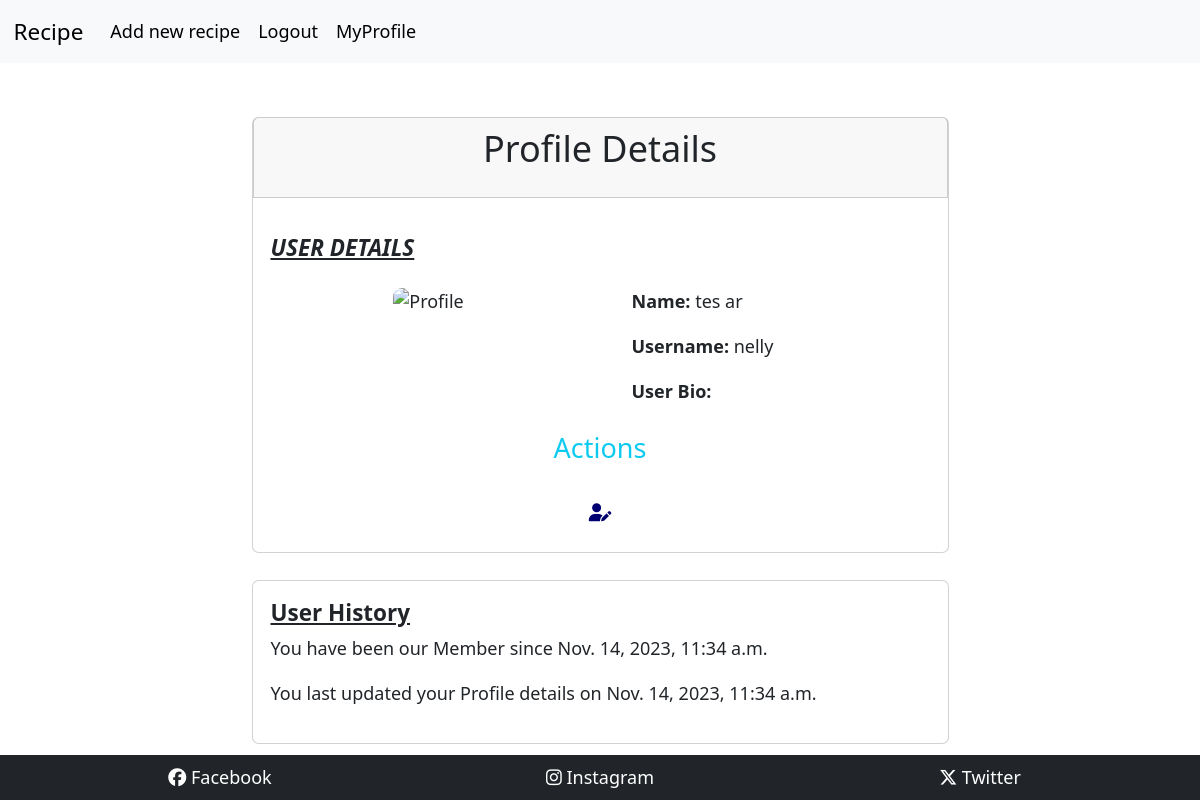
The page /accounts/profile/nelly/ (signed in) on the database its author committed.
### accounts/models.py (models this page shows, shortened)
class Profile(models.Model):
    user = models.OneToOneField(
        settings.AUTH_USER_MODEL, on_delete=models.CASCADE)
    profile_picture = CloudinaryField('profile_picture', default='https://res.cloudinary.com/dxtdvo8ix/image/upload/v1699821909/uwmy2pkazv6ukhsknz3m.jpg')
    bio = models.TextField(blank=True)
    created_on = models.DateTimeField(auto_now_add=True)
    updated_on = models.DateTimeField(auto_now=True)

class CustomUser(AbstractUser):
    email = models.EmailField(unique=True)
    first_name = models.CharField(max_length=30)
    last_name = models.CharField(max_length=30)
    USERNAME_FIELD = 'email'
    REQUIRED_FIELDS = ['username', 'first_name', 'last_name']

### accounts/views.py (the view)
# urls.py: path('profile/<str:username>/', views.profile_details, name='profile'),
@login_required
def profile_details(request, username):
    user = get_object_or_404(CustomUser, username=username)
    user_profile = get_object_or_404(Profile, user=user)
    return render(request, 'accounts/profile/profile.html', {'user_profile': user_profile})

### accounts/templates/accounts/profile/profile.html
{% extends "blog/base.html" %}  {% load static %}
{% block extracss %}
<link rel="stylesheet" type="text/css" href="{% static 'blog/css/profile.css' %}"/>
{% endblock extracss %}
{% block content %}
    <div class="container mt-5">
    <div class="row justify-content-center">
        <div class="col-md-8">
            <div class="card mb-4  border-top-0">
                <div class="card card-header">
                    <h2 class="mx-auto text-center mb-3">  Profile Details  </h2>
                </div>
                <div class="card-body">
                    <p class="p1">
                        <strong><em><u><h5>USER DETAILS</h5></u></em></strong>
                    </p>
                    <div class="row details-row">
                        <div class="col-12 col-md-6">
                            <div class="profile-image text-center">
                                <img class="img-fluid rounded-3 m-2" src="{{user_profile.profile_picture.url}}" alt="Profile">
                            </div>
                        </div>
                        <div class="col-12 col-md-5 ms-3 my-2 details">
                            <div class="name">
                                <p><strong>Name:</strong> {{ user_profile.user.first_name }} {{ user_profile.user.last_name }}</p>
                            </div>
                            <div class="uname">
                                <p><strong>Username:</strong> {{ user_profile.user.username }}</p>
                            </div>
                            <div class="bio">
                                <p><strong>User Bio:</strong> {{ user_profile.bio }}</p>
                            </div>
                        </div>
                        <h4 class="mx-5 text-center mx-auto text-info">Actions</h4>
                        <div class="edit-profile btn mt-3 col-4 d-flex justify-content-center mx-auto px-auto">
                            <a class="btn-info border-dark px-3" href="{% url 'edit_profile' username=user.username %}"><i class="fa-sharp fa-solid fa-user-pen"></i></a>
                        </div>
                    </div>
                </div>
            </div>
            <div class="card my-2">
                <div class="card-body">
                    <h5 class="history"><strong> <u>User History</u></strong></h5>
                    <div class="member-p">
                        <p>You have been our Member since {{ user_profile.created_on }}</p>
                    </div>
                    <div class="update">
                        <p>You last updated your Profile details on {{ user_profile.updated_on }}</p>
                    </div>
                </div>
            </div>
        </div>
    </div>
    </div>
{% endblock content %}

### blog/templates/blog/base.html (shortened to what this page needs)
{% load static %}
<!DOCTYPE html>
<html lang="en">
  <head>
    <link
      href="https://cdn.jsdelivr.net/npm/bootstrap@5.3.2/dist/css/bootstrap.min.css"
      rel="stylesheet"
    />
    <link
      rel="stylesheet" href="https://cdnjs.cloudflare.com/ajax/libs/font-awesome/6.4.2/css/all.min.css" />
    <link rel="stylesheet" type="text/css" href="{% static 'blog/css/base.css' %}"/>
    {% block extracss %}
    {% endblock extracss %}
  </head>
  <body>
    <div class="wrapper">
      <header>
        <nav class="navbar navbar-expand-lg bg-body-tertiary container-fluid">
          <div class="container-fluid">
            <a class="navbar-brand" href="{% url 'recipes' %}">Recipe</a>
            <div class="collapse navbar-collapse" id="navbarNav">
              <ul class="navbar-nav">
                {% if user.is_authenticated %}
                <li class="nav-item">
                  <a
                    class="nav-link active"
                    aria-current="page"
                    href="{% url 'create_recipe' %}"
                    >Add new recipe</a
                  >
                </li>
                <li class="nav-item">
                  <a
                    class="nav-link active"
                    aria-current="page"
                    href="{% url 'logout' %}"
                    >Logout</a
                  >
                </li>
                <li class="profile nav-item">
                  <a
                    class="nav-link active"
                    aria-current="page"
                    href="{% url 'profile' user.username %}"
                    style="text-decoration: none"
                    >MyProfile</a
                  >
                </li>
                {% endif %}
              </ul>
            </div>
          </div>
        </nav>
      </header>
      <main class="container" >
        <div class="main-container container">
          {% block content %}
          {% endblock content %}
        </div>
      </main>
      <footer class="bg-dark text-white text-center py-2 container-fluid">
        <div class="container">
          <div class="row">
            <div class="col">
              <a class="text-white mx-3" href="https://www.facebook.com/">
                <i class="fa-brands fa-facebook"></i> Facebook
              </a>
            </div>
            <div class="col">
              <a class="text-white mx-3" href="https://www.instagram.com/">
                <i class="fa-brands fa-instagram"></i> Instagram
              </a>
            </div>
            <div class="col">
              <a class="text-white mx-3" href="https://twitter.com/">
                <i class="fa-brands fa-x-twitter"></i> Twitter
              </a>
            </div>
          </div>
        </div>
      </footer>
    </div>
  </body>
</html>

### blog/static/blog/css/base.css (style rules this page uses)
html, body { height: 100%; margin: 0; font-size: large; }
.wrapper { min-height: 100%; display: flex; flex-direction: column; }
main { flex: 1; }

### blog/static/blog/css/profile.css (style rules this page uses)
a { text-decoration: none; }
.fa-user-pen { color: rgb(0, 0, 112); background-color: white; }

### rows shown on the page
Profile: user.first_name "tes", user.last_name "ar", user.username "nelly", created_on "Nov. 14, 2023, 11:34 a.m.", updated_on "Nov. 14, 2023, 11:34 a.m."
